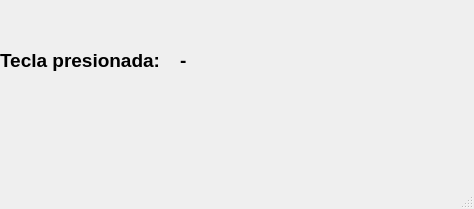
<?xml version="1.0" encoding="UTF-8"?>
<ui version="4.0">
 <class>MainWindow</class>
 <widget class="QMainWindow" name="MainWindow">
  <property name="geometry">
   <rect>
    <x>0</x>
    <y>0</y>
    <width>474</width>
    <height>209</height>
   </rect>
  </property>
  <property name="windowTitle">
   <string>KE</string>
  </property>
  <widget class="QWidget" name="centralwidget">
   <widget class="QLabel" name="label">
    <property name="geometry">
     <rect>
      <x>0</x>
      <y>40</y>
      <width>181</width>
      <height>41</height>
     </rect>
    </property>
    <property name="font">
     <font>
      <pointsize>14</pointsize>
      <weight>75</weight>
      <bold>true</bold>
     </font>
    </property>
    <property name="text">
     <string>Tecla presionada:</string>
    </property>
   </widget>
   <widget class="QLabel" name="lb_letter">
    <property name="geometry">
     <rect>
      <x>180</x>
      <y>40</y>
      <width>41</width>
      <height>41</height>
     </rect>
    </property>
    <property name="font">
     <font>
      <pointsize>14</pointsize>
      <weight>75</weight>
      <bold>true</bold>
     </font>
    </property>
    <property name="text">
     <string>-</string>
    </property>
   </widget>
  </widget>
  <widget class="QStatusBar" name="statusbar"/>
 </widget>
 <resources/>
 <connections/>
</ui>
